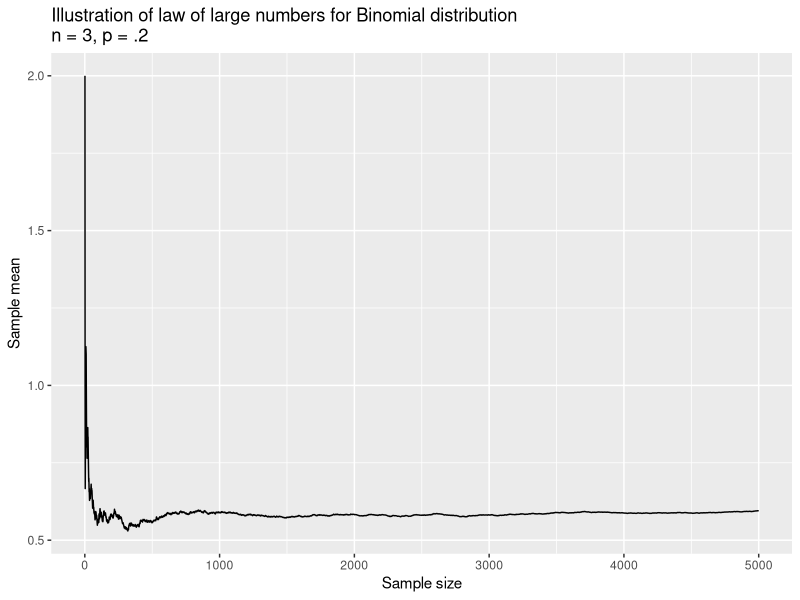
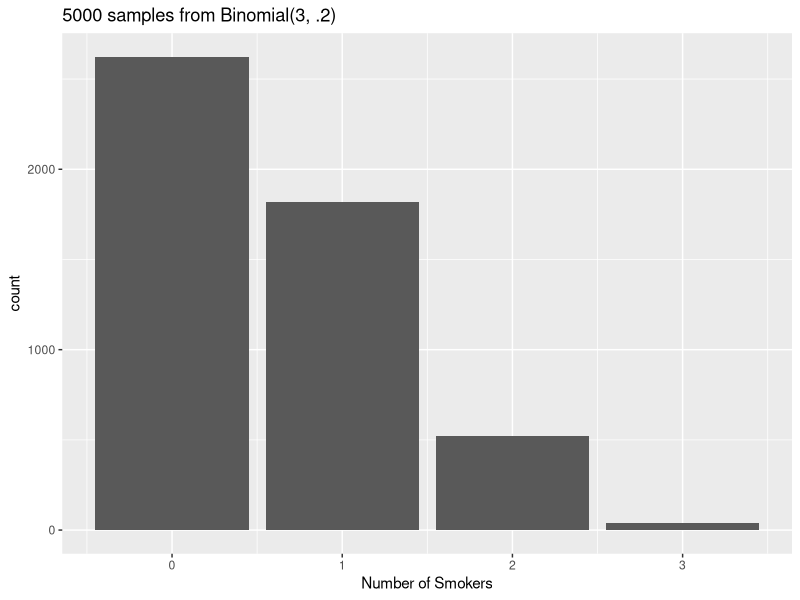
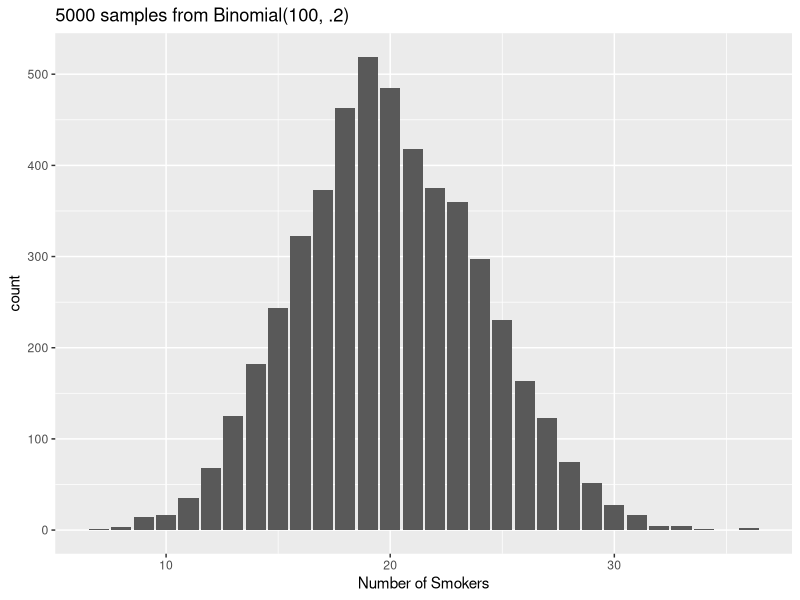
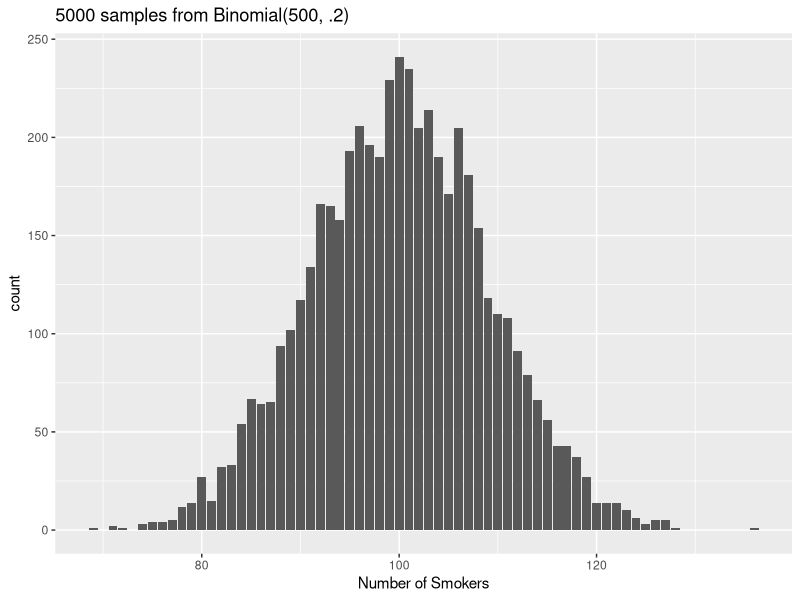
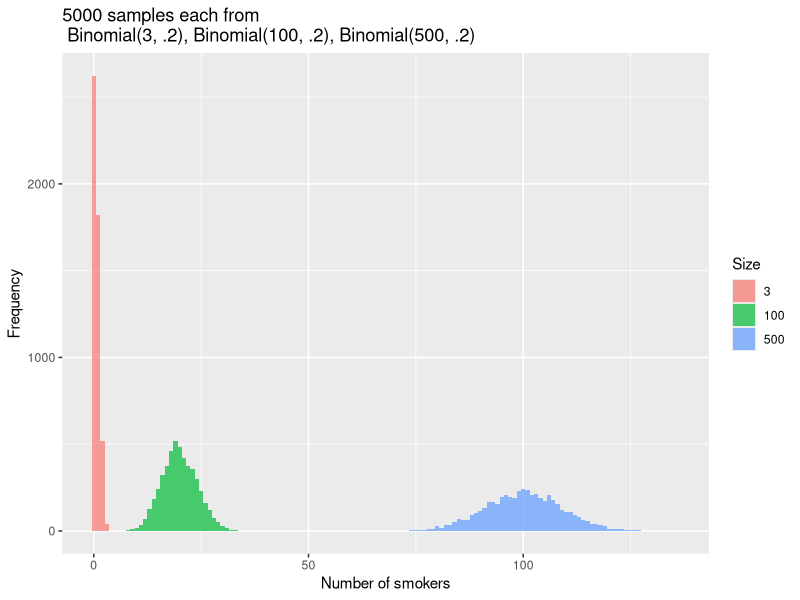
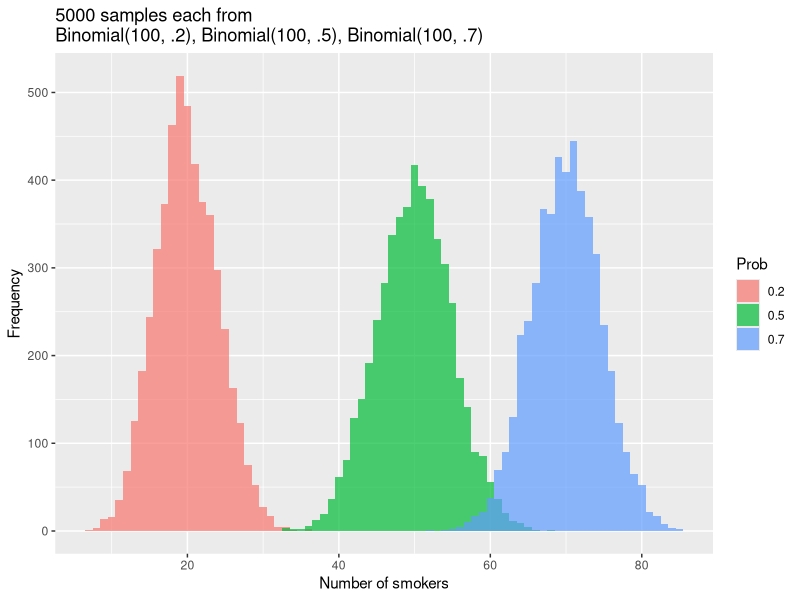
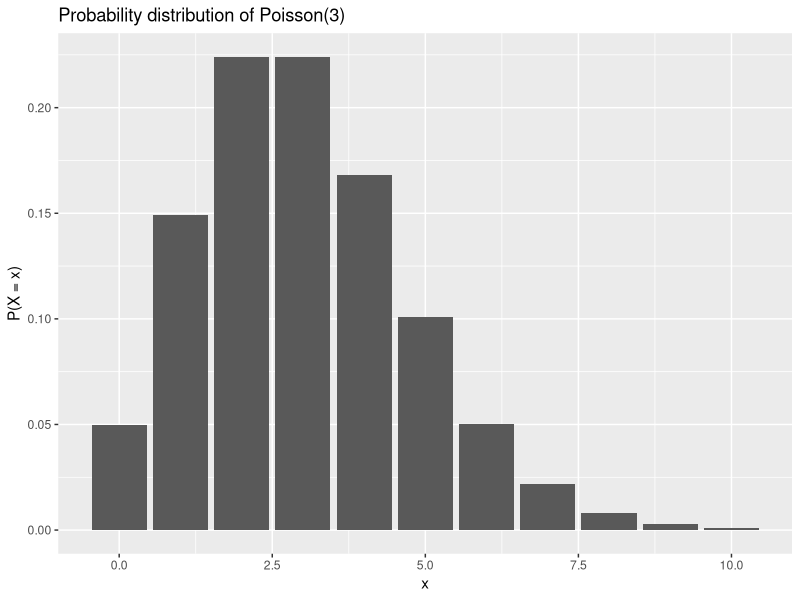
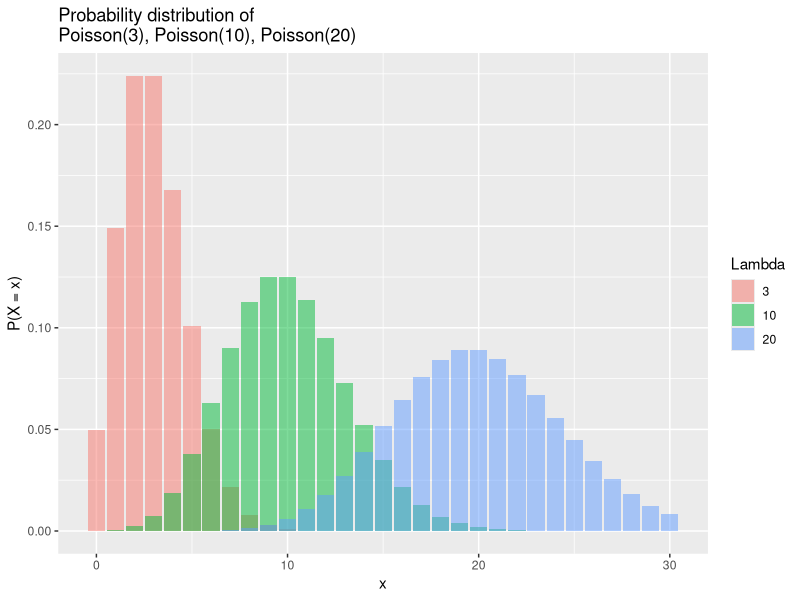

Generate these figures, in order, with R:
## ---- chunk 1

## ---- chunk 2
library(tidyverse)
## ---- chunk 3
sum(dbinom(x = 100:500, size = 500, prob = .2))
## ---- chunk 4
1 - pbinom(q = 99, size = 500, prob = .2)
## ---- chunk 5
set.seed(0) # so results are reproducible 
inputP <- .2
binomDraws <- rbinom(n = 100, size = 3, prob = inputP)
binomDraws
## ---- chunk 6
mean(binomDraws)
## ---- chunk 7
set.seed(0) # so results are reproducible 
binomDraws <- rbinom(n = 5000, size = 3, prob = .2)
myMeans <- data.frame(sampleSize = 1:5000, myMean = NA)
meanFun <- function(inputSampSize, outcomes) {
  return(mean(outcomes[1:inputSampSize]))
}
myMeans$myMean <- sapply(myMeans$sampleSize, meanFun, binomDraws)
head(myMeans)
tail(myMeans)
## ---- chunk 8
myMeans %>%
  ggplot(aes(x = sampleSize, y = myMean)) +
  geom_line() +
  labs(x = "Sample size",
       y = "Sample mean",
       title = "Illustration of law of large numbers for Binomial distribution\nn = 3, p = .2")
## ---- chunk 9
set.seed(0) # so results are reproducible 
binomDraws <- rbinom(n = 5000, size = 3, prob = .2)
table(binomDraws)/5000
## ---- chunk 10
dbinom(x = 0:3, size = 3, prob = .2)
## ---- chunk 11
data.frame(binomDraws) %>%
  ggplot(aes(x = binomDraws)) + 
    geom_bar() +
    labs(x = "Number of Smokers",
         title = "5000 samples from Binomial(3, .2)")
## ---- chunk 12
set.seed(0) # so results are reproducible 
binomDraws100 <- rbinom(n = 5000, size = 100, prob = .2)
data.frame(binomDraws100) %>%
  ggplot(aes(x = binomDraws100)) + 
    geom_bar() +
    labs(x = "Number of Smokers",
         title = "5000 samples from Binomial(100, .2)")
## ---- chunk 13
set.seed(0) # so results are reproducible 
binomDraws500 <- rbinom(n = 5000, size = 500, prob = .2)
data.frame(binomDraws500) %>%
  ggplot(aes(x = binomDraws500)) + 
    geom_bar() +
    labs(x = "Number of Smokers",
         title = "5000 samples from Binomial(500, .2)")
## ---- chunk 14
data.frame(binomDraws) %>%
  bind_cols(size = 3) %>%
  bind_rows(
    data.frame(binomDraws100) %>%
      rename(binomDraws = binomDraws100) %>%
      bind_cols(size = 100)
  ) %>%
  bind_rows(
    data.frame(binomDraws500) %>%
      rename(binomDraws = binomDraws500) %>%
      bind_cols(size = 500)
  ) %>%
  ggplot(aes(x = binomDraws, 
                    fill = as.factor(size))) + 
    geom_histogram(binwidth = 1, position = "identity", alpha = .7) + 
    labs(
      x = "Number of smokers",
      y = "Frequency",
      title = "5000 samples each from \n Binomial(3, .2), Binomial(100, .2), Binomial(500, .2)",
      fill = "Size"
    )
## ---- chunk 15
set.seed(0) # so results are reproducible 
binomP.2 <- rbinom(n = 5000, size = 100, prob = .2)
binomP.5 <- rbinom(n = 5000, size = 100, prob = .5)
binomP.7 <- rbinom(n = 5000, size = 100, prob = .7)
## ---- chunk 16
data.frame(binomP.2) %>%
  rename(outcome = binomP.2) %>%
  bind_cols(prob = .2) %>%
  bind_rows(
    data.frame(binomP.5) %>%
      rename(outcome = binomP.5) %>%
      bind_cols(prob = .5)
  ) %>%
  bind_rows(
    data.frame(binomP.7) %>%
      rename(outcome = binomP.7) %>%
      bind_cols(prob = .7)
  ) %>%
  ggplot(aes(x = outcome, 
                    fill = as.factor(prob))) +
    geom_histogram(binwidth = 1, position = "identity", alpha = .7) + 
    labs(
      x = "Number of smokers",
      y = "Frequency",
      title = "5000 samples each from \nBinomial(100, .2), Binomial(100, .5), Binomial(100, .7)",
      fill = "Prob"
    )
## ---- chunk 17
dpois(x = 2, lambda = 3)
## ---- chunk 18
dpois(x = 10, lambda = 3)
## ---- chunk 19
dpois(x = 0:10, lambda = 3)
## ---- chunk 20
data.frame(x = 0:10, y = dpois(0:10, lambda = 3)) %>%
  ggplot(aes(x = x, y = y)) + 
    geom_bar(stat = "identity") +
  labs(title = "Probability distribution of Poisson(3)",
       y = "P(X = x)")
## ---- chunk 21
data.frame(x = 0:30, y = dpois(0:30, lambda = 3), lambda = 3) %>%
  bind_rows(data.frame(x = 0:30, y = dpois(0:30, lambda = 10), lambda = 10)) %>%
  bind_rows(data.frame(x = 0:30, y = dpois(0:30, lambda = 20), lambda = 20)) %>%
    ggplot(aes(x = x, y = y, fill = as.factor(lambda))) + 
      geom_bar(stat = "identity", 
               position = "identity", 
               alpha = .5) +
    labs(title = "Probability distribution of \nPoisson(3), Poisson(10), Poisson(20)",
         y = "P(X = x)",
         fill = "Lambda")
## ---- chunk 22
set.seed(0) # so results are reproducible 
inputLambda <- 3
poissonDraws <- rpois(n = 100, lambda = inputLambda)
poissonDraws
## ---- chunk 23
set.seed(0) # so results are reproducible 
poissonL3 <- rpois(n = 5000, lambda = 3)
poissonL10 <- rpois(n = 5000, lambda = 10)
poissonL20 <- rpois(n = 5000, lambda = 20)
## ---- chunk 24
data.frame(poissonL3) %>%
  rename(outcome = poissonL3) %>%
  bind_cols(lambda = 3) %>%
  bind_rows(
    data.frame(poissonL10) %>%
      rename(outcome = poissonL10) %>%
      bind_cols(lambda = 10)
  ) %>%
  bind_rows(
    data.frame(poissonL20) %>%
      rename(outcome = poissonL20) %>%
      bind_cols(lambda = 20)
  ) %>%
  ggplot(aes(x = outcome, 
                    fill = as.factor(lambda))) +
    geom_histogram(binwidth = 1, position = "identity", alpha = .7) + 
    labs(
      x = "Number of occurrences",
      y = "Frequency",
      title = "5000 samples each from \nPoisson(3), Poisson(10), Poisson(20)",
      fill = "Lambda"
    )
